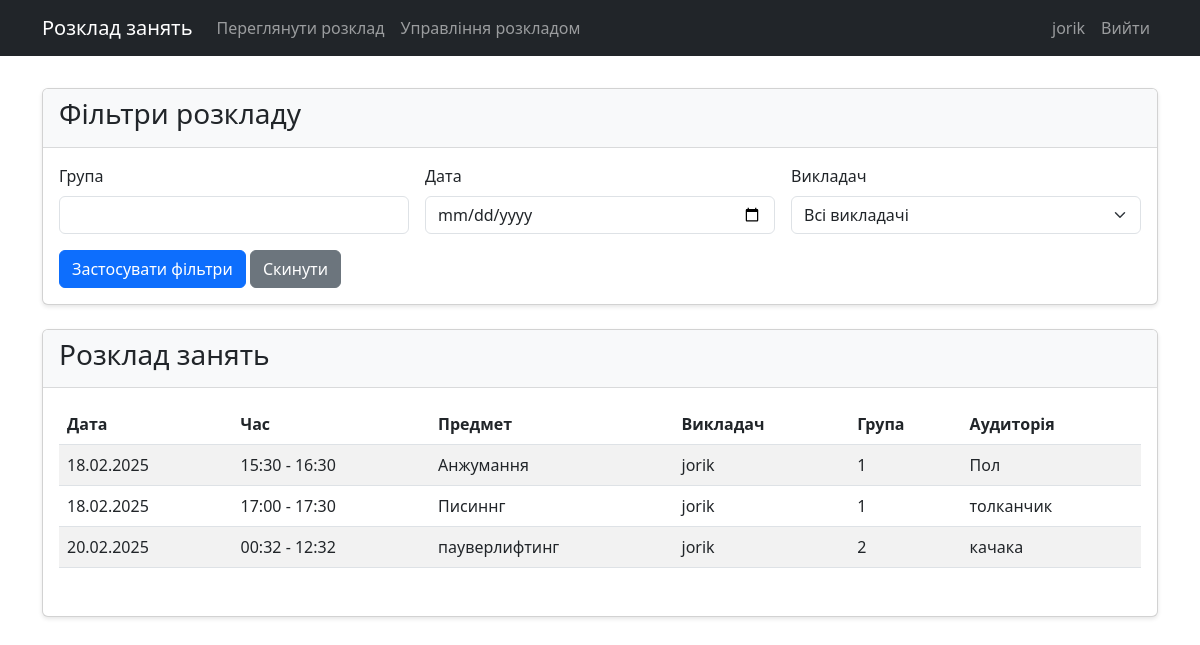
/schedule (signed in), run on the app's committed database.
### models.py (models this page shows)
class User(UserMixin, db.Model):
    id = db.Column(db.Integer, primary_key=True)
    username = db.Column(db.String(80), unique=True, nullable=False)
    password = db.Column(db.String(120), nullable=False)
    email = db.Column(db.String(120), unique=True, nullable=False)
    is_admin = db.Column(db.Boolean, default=False)
    group = db.Column(db.String(50), nullable=True)

class Schedule(db.Model):
    id = db.Column(db.Integer, primary_key=True)
    subject = db.Column(db.String(100), nullable=False)
    teacher_id = db.Column(db.Integer, db.ForeignKey('user.id'), nullable=False)
    group = db.Column(db.String(50), nullable=False)
    date = db.Column(db.DateTime, nullable=False)
    start_time = db.Column(db.String(5), nullable=False)
    end_time = db.Column(db.String(5), nullable=False)
    room = db.Column(db.String(50), nullable=False)
    teacher = db.relationship('User', backref='schedules')

### app.py (the view)
@app.route('/schedule')
def view_schedule():
    group = request.args.get('group')
    date = request.args.get('date')
    teacher_id = request.args.get('teacher_id')
    query = Schedule.query
    if group:
        query = query.filter_by(group=group)
    if date:
        date_obj = datetime.strptime(date, '%Y-%m-%d')
        query = query.filter(db.func.date(Schedule.date) == date_obj.date())
    if teacher_id:
        query = query.filter_by(teacher_id=teacher_id)
    schedules = query.order_by(Schedule.date, Schedule.start_time).all()
    teachers = User.query.filter_by(is_admin=True).all()
    return render_template('schedule.html', schedules=schedules, teachers=teachers)

### app.py (called while the page is built)
@login_manager.user_loader
def load_user(user_id):
    return User.query.get(int(user_id))

### templates/schedule.html (shortened to what this page needs)
{% extends "base.html" %}
{% block content %}
<div class="row mb-4">
    <div class="col-md-12">
        <div class="card">
            <div class="card-header">
                <h3>Фільтри розкладу</h3>
            </div>
            <div class="card-body">
                <form method="GET" class="row g-3">
                    <div class="col-md-4">
                        <label for="group" class="form-label">Група</label>
                        <input type="text" class="form-control" id="group" name="group" value="{{ request.args.get('group', '') }}">
                    </div>
                    <div class="col-md-4">
                        <label for="date" class="form-label">Дата</label>
                        <input type="date" class="form-control" id="date" name="date" value="{{ request.args.get('date', '') }}">
                    </div>
                    <div class="col-md-4">
                        <label for="teacher" class="form-label">Викладач</label>
                        <select class="form-select" id="teacher_id" name="teacher_id">
                            <option value="">Всі викладачі</option>
                        </select>
                    </div>
                    <div class="col-12">
                        <button type="submit" class="btn btn-primary">Застосувати фільтри</button>
                        <a href="{{ url_for('view_schedule') }}" class="btn btn-secondary">Скинути</a>
                    </div>
                </form>
            </div>
        </div>
    </div>
</div>
<div class="row">
    <div class="col-md-12">
        <div class="card">
            <div class="card-header">
                <h3>Розклад занять</h3>
            </div>
            <div class="card-body">
                {% if schedules %}
                <div class="table-responsive">
                    <table class="table table-striped">
                        <thead>
                            <tr>
                                <th>Дата</th>
                                <th>Час</th>
                                <th>Предмет</th>
                                <th>Викладач</th>
                                <th>Група</th>
                                <th>Аудиторія</th>
                            </tr>
                        </thead>
                        <tbody>
                            {% for schedule in schedules %}
                            <tr>
                                <td>{{ schedule.date.strftime('%d.%m.%Y') }}</td>
                                <td>{{ schedule.start_time }} - {{ schedule.end_time }}</td>
                                <td>{{ schedule.subject }}</td>
                                <td>{{ schedule.teacher.username }}</td>
                                <td>{{ schedule.group }}</td>
                                <td>{{ schedule.room }}</td>
                            </tr>
                            {% endfor %}
                        </tbody>
                    </table>
                </div>
                {% else %}
                <p class="text-center">Заняття не знайдено</p>
                {% endif %}
            </div>
        </div>
    </div>
</div>
{% endblock %}

### templates/base.html (shortened to what this page needs)
<!DOCTYPE html>
<html lang="uk">
<head>
    <link href="https://cdn.jsdelivr.net/npm/bootstrap@5.3.0/dist/css/bootstrap.min.css" rel="stylesheet">
    <link rel="stylesheet" href="{{ url_for('static', filename='css/style.css') }}">
</head>
<body>
    <nav class="navbar navbar-expand-lg navbar-dark bg-dark">
        <div class="container">
            <a class="navbar-brand" href="{{ url_for('index') }}">Розклад занять</a>
            <div class="collapse navbar-collapse" id="navbarNav">
                <ul class="navbar-nav me-auto">
                    <li class="nav-item">
                        <a class="nav-link" href="{{ url_for('view_schedule') }}">Переглянути розклад</a>
                    </li>
                    {% if current_user.is_authenticated and current_user.is_admin %}
                    <li class="nav-item">
                        <a class="nav-link" href="{{ url_for('manage_schedule') }}">Управління розкладом</a>
                    </li>
                    {% endif %}
                </ul>
                <ul class="navbar-nav">
                    {% if current_user.is_authenticated %}
                    <li class="nav-item">
                        <span class="nav-link">{{ current_user.username }}</span>
                    </li>
                    <li class="nav-item">
                        <a class="nav-link" href="{{ url_for('auth.logout') }}">Вийти</a>
                    </li>
                    {% endif %}
                </ul>
            </div>
        </div>
    </nav>
    <div class="container mt-4">
        {% block content %}{% endblock %}
    </div>
</body>
</html>

### static/css/style.css (style rules this page uses)
.navbar { margin-bottom: 2rem; }
.card { box-shadow: 0 2px 4px rgba(0, 0, 0, 0.1); }
.card-header { background-color: #f8f9fa; border-bottom: 1px solid rgba(0, 0, 0, 0.125); }
.table-responsive { margin-bottom: 1rem; }

### data on the page
User: username "jorik"
Schedule: date "18.02.2025", start_time "15:30", end_time "16:30", subject "Анжумання", teacher.username "jorik", group "1", room "Пол"
Schedule: date "18.02.2025", start_time "17:00", end_time "17:30", subject "Писиннг", teacher.username "jorik", group "1", room "толканчик"
Schedule: date "20.02.2025", start_time "00:32", end_time "12:32", subject "пауверлифтинг", teacher.username "jorik", group "2", room "качака"
